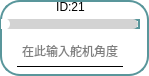
       <widget class="QFrame" name="frame_15">
        <property name="enabled">
         <bool>true</bool>
        </property>
        <property name="layoutDirection">
         <enum>Qt::RightToLeft</enum>
        </property>
        <property name="styleSheet">
         <string notr="true">* {
  background: white; /* 背景改为白色 */
  border: 2px solid #59969b; /* 使用与滑块一致的颜色 */
  border-radius: 20px;
}

</string>
        </property>
        <property name="frameShape">
         <enum>QFrame::StyledPanel</enum>
        </property>
        <property name="frameShadow">
         <enum>QFrame::Raised</enum>
        </property>
        <widget class="QLabel" name="label_id21">
         <property name="geometry">
          <rect>
           <x>1</x>
           <y>2</y>
           <width>139</width>
           <height>10</height>
          </rect>
         </property>
         <property name="minimumSize">
          <size>
           <width>0</width>
           <height>10</height>
          </size>
         </property>
         <property name="maximumSize">
          <size>
           <width>16777215</width>
           <height>10</height>
          </size>
         </property>
         <property name="styleSheet">
          <string notr="true">QLabel{border: none; /* 去掉控件的边框 */}
QLabel{background: none; /* 去掉控件的边框 */}</string>
         </property>
         <property name="text">
          <string>ID:21</string>
         </property>
         <property name="alignment">
          <set>Qt::AlignCenter</set>
         </property>
        </widget>
        <widget class="QLineEdit" name="lineEdit_servo21">
         <property name="enabled">
          <bool>true</bool>
         </property>
         <property name="geometry">
          <rect>
           <x>17</x>
           <y>36</y>
           <width>106</width>
           <height>31</height>
          </rect>
         </property>
         <property name="maximumSize">
          <size>
           <width>120</width>
           <height>16777215</height>
          </size>
         </property>
         <property name="layoutDirection">
          <enum>Qt::LeftToRight</enum>
         </property>
         <property name="styleSheet">
          <string notr="true">QLineEdit {
            border-top: none;
            border-left: none;
            border-right: none;
            border-bottom: 1px solid black;
            background-color: transparent;
        }
        
        QLineEdit:focus {
            border-bottom: 1px solid #2a70f4;
        }</string>
         </property>
         <property name="alignment">
          <set>Qt::AlignCenter</set>
         </property>
         <property name="placeholderText">
          <string>在此输入舵机角度</string>
         </property>
        </widget>
        <widget class="QSlider" name="Slider_Servo21">
         <property name="geometry">
          <rect>
           <x>1</x>
           <y>19</y>
           <width>139</width>
           <height>10</height>
          </rect>
         </property>
         <property name="maximumSize">
          <size>
           <width>16777215</width>
           <height>10</height>
          </size>
         </property>
         <property name="layoutDirection">
          <enum>Qt::LeftToRight</enum>
         </property>
         <property name="styleSheet">
          <string notr="true">QSlider::groove:horizontal {
    border: none;
    height: 10px;
    background-color: lightgray;
    border-radius: 5px;
}

QSlider::handle:horizontal {
    width: 12px; /* 增大滑块的宽度 */
    margin: -1px 0px -1px -5px;
    border-radius: 6px; /* 也可以调整圆角半径以匹配滑块的大小 */
    background-color: white;
}

QSlider::sub-page:horizontal {
    background-color: qlineargradient(x1:0, y1:0, x2:1, y2:1, stop:0 #59969b, stop:1 #04e7fa);
    border-radius: 5px;
}
</string>
         </property>
         <property name="minimum">
          <number>0</number>
         </property>
         <property name="maximum">
          <number>240</number>
         </property>
         <property name="orientation">
          <enum>Qt::Horizontal</enum>
         </property>
         <property name="invertedAppearance">
          <bool>false</bool>
         </property>
         <property name="tickPosition">
          <enum>QSlider::NoTicks</enum>
         </property>
         <property name="tickInterval">
          <number>1</number>
         </property>
        </widget>
       </widget>
